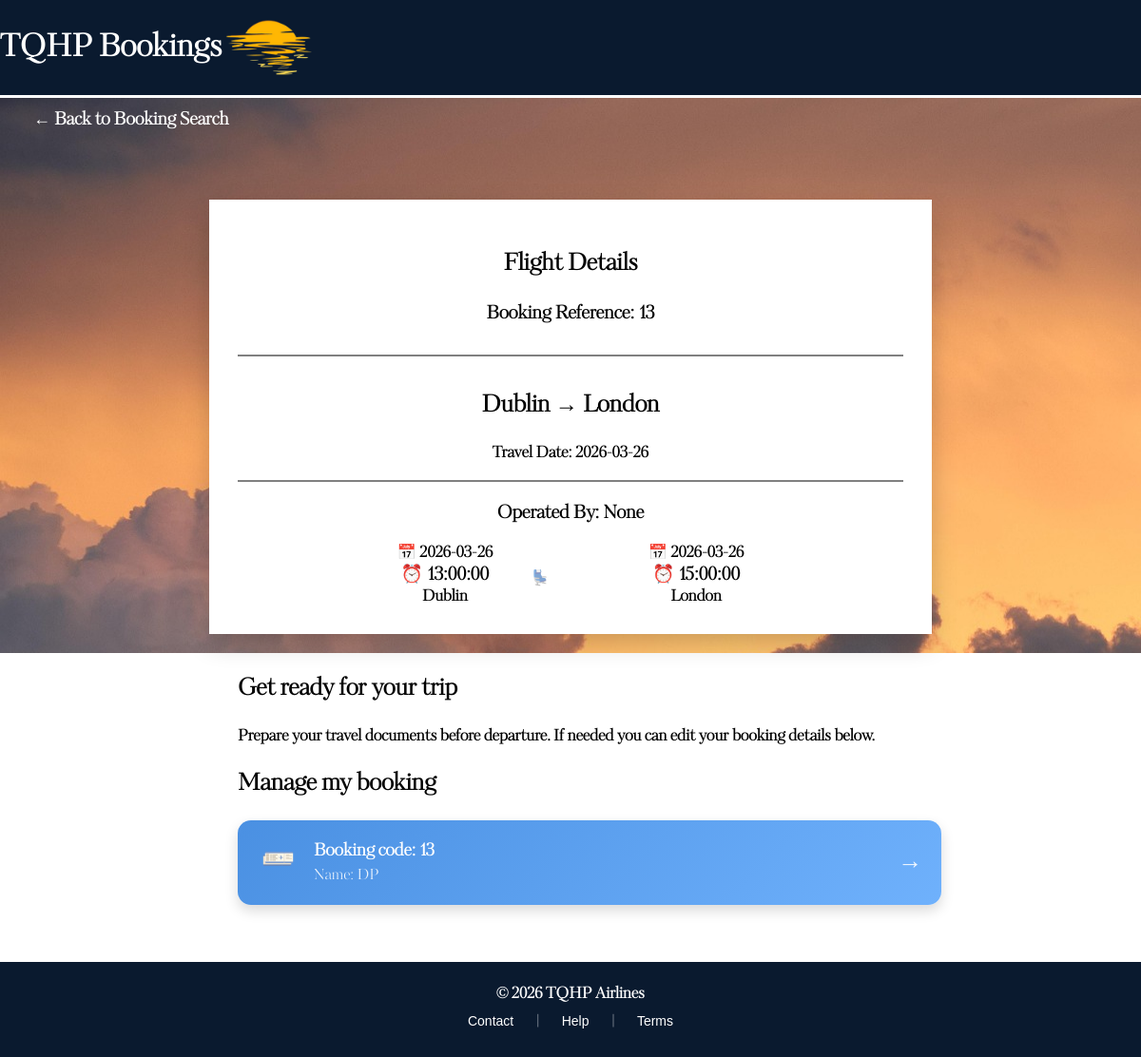
The app's page /showBooking/13/ with its own data.
### tables this page shows
CREATE TABLE Booking (
    bookingID INTEGER PRIMARY KEY AUTOINCREMENT,
    dateBooked TEXT NOT NULL,
    totalCost INTEGER NOT NULL,
    creditCardName TEXT NOT NULL,
    creditCardNumber TEXT NOT NULL,
    creditCardCvv TEXT NOT NULL,
    creditCardExpiry TEXT,
    customerID INTEGER NOT NULL,
    flightNumber INTEGER NOT NULL,
    seatID INTEGER,
    FOREIGN KEY (customerID) REFERENCES Customer(customerID),
    FOREIGN KEY (flightNumber) REFERENCES Flight(flightNumber)
);

CREATE TABLE Flight (
    flightNumber INTEGER PRIMARY KEY AUTOINCREMENT,
    departure TEXT NOT NULL,
    destination TEXT NOT NULL,
    departureDate TEXT NOT NULL,
    departureTime TEXT NOT NULL,
    arrivalDate TEXT NOT NULL,
    arrivalTime TEXT NOT NULL,
    numberSeats INTEGER NOT NULL,
    airlineID INTEGER,
    FOREIGN KEY (airlineID) REFERENCES Airline(airlineID)
);

CREATE TABLE Customer (
    customerID INTEGER PRIMARY KEY AUTOINCREMENT,
    customerName TEXT NOT NULL,
    customerAddress TEXT NOT NULL,
    customerEmail TEXT NOT NULL,
    customerPhoneNum TEXT NOT NULL
);

### app.py (the view, shortened to what this page needs)
@app.route("/showBooking/<int:bookingID>/", methods = ["GET"])
def showBooking(bookingID):
    conn = getDbConnection()
    booking = conn.execute("""
    SELECT
        Booking.bookingID,
        Seat.seatNumber,
        Customer.customerName,
        Customer.customerEmail,
        Flight.departure,
        Flight.departureDate,
        Flight.departureTime,
        Flight.destination,
        Flight.arrivalDate,
        Flight.arrivalTime,
        Airline.airlineName

    FROM Booking

    LEFT JOIN Customer ON Booking.customerID = Customer.customerID
    LEFT JOIN Flight ON Booking.flightNumber = Flight.flightNumber
    LEFT JOIN Airline ON Flight.airlineID = Airline.airlineID
    LEFT JOIN Seat ON Booking.seatID = Seat.seatID

    WHERE Booking.bookingID = ?

    """, (bookingID,)).fetchone()
    conn.close()
    print("DEBUG: booking =", booking)
    return render_template("showBooking.html", booking = booking)

### app.py (called while the page is built)
def getDbConnection():
    conn = sqlite3.connect("AirPlaneSystem.db")
    conn.row_factory = sqlite3.Row
    return conn

### templates/showBooking.html (shortened to what this page needs)
<!DOCTYPE html>
<html lang="en">
<head>
    <link rel="stylesheet" href="{{ url_for('static', filename='showBooking.css') }}">
</head>
<body>
<div id="top">
    <h1>TQHP Bookings</h1>
    <img id="logo" src="{{ url_for('static', filename='Images/sunset logo.png') }}">
</div>
<div id="main">
<div id="backButton">
<button onclick="location.href='/retrieveBooking'">
← Back to Booking Search
</button>
</div>
<div id="info">
<div id="info-header">
<h2>Flight Details</h2>
<h3>Booking Reference: {{ booking['bookingID'] }}</h3>
</div>
<div id="info-summary">
<h2>{{ booking['departure'] }} → {{ booking['destination'] }}</h2>
<p>Travel Date: {{ booking['departureDate'] }}</p>
</div>
<div id="info-detailed">
<div id="airlinedetails">
<h3>Operated By: {{ booking['airlineName'] }}</h3>
</div>
<div id="info-detailed-schedule">
<div id="departureDetails" class="details">
<h4>📅 {{ booking['departureDate'] }}</h4>
<h3>⏰ {{ booking['departureTime'] }}</h3>
<h4>{{ booking['departure'] }}</h4>
</div>
<div class="divider">
<br>
💺 Seat: {{ booking['seatNumber'] }}
</div>
<div id="arrivalDetails" class="details">
<h4>📅 {{ booking['arrivalDate'] }}</h4>
<h3>⏰ {{ booking['arrivalTime'] }}</h3>
<h4>{{ booking['destination'] }}</h4>
</div>
</div>
</div>
</div>
</div>
<div id="extra">
<div id="extra-info">
<h2>Get ready for your trip</h2>
<p>
Prepare your travel documents before departure.
If needed you can edit your booking details below.
</p>
<h2>Manage my booking</h2>
<a href="/editBooking/{{ booking['bookingID'] }}" id="bookingName" class="booking-card">
<div class="card-left">
<img class="ticket-icon"
src="{{ url_for('static', filename='Images/ticket.png') }}">
</div>
<div class="card-middle">
<span class="code">
Booking code: {{ booking['bookingID'] }}
</span>
<span class="name">
Name: {{ booking['customerName'] }}
</span>
</div>
<div class="card-right">
<span class="arrow">→</span>
</div>
</a>
</div>
</div>
<div class="bottom">
© 2026 TQHP Airlines
<br>
<div id="buttons">
    <button>Contact</button>
    <span class="divider">|</span>
    <button>Help</button>
    <span class="divider">|</span>
    <button onclick="location.href='/terms'">Terms</button>
</div>
</div>
</body>
</html>

### static/showBooking.css (style rules this page uses)
html, body { margin: 0; height: auto; width: 100%; font-family: 'KudryashevDisplay', sans-serif; font-weight:bold; }
#top { background: #0A1A2F; color: white; font-size:16px; display: flex; align-items: center; justify-content: flex-start; border-bottom: 3px solid white; height:20%; }
#logo { height: 100px; width: auto; }
#backButton { align-self: flex-start; margin-left: 20px; }
#backButton button { background: transparent; border: none; color: white; font-size: 18px; font-weight:bold; font-family: 'KudryashevDisplay', sans-serif; cursor: pointer; padding: 10px 15px; transition: all 0.2s ease; }
#main { display: flex; flex-direction: column; justify-content: center; align-items: center; font-weight:600px; background: url("/static/Images/sunsetHome.jpg"); }
#info { display: flex; flex-direction: column; justify-content: center; align-items: center; text-align: center; background: white; backdrop-filter: blur(4px); color: black; padding: 30px; width: 700px; box-shadow: 0 10px 25px rgba(0,0,0,0.2); position: relative; margin-top:60px; margin-bottom:20px; }
#info-header { border-bottom: 2px solid grey; width:100%; padding-bottom:10px; }
#info-summary { margin-top:15px; width:100%; border-bottom: 2px solid grey; }
#info-detailed-schedule { display: flex; flex-direction: row; }
.details h3, .details h4 { margin: -3px 0; }
#extra { width: 700px; margin: 20px auto 0 auto; text-align: center; }
#extra-info { text-align: left; }
.booking-card { width: 100%; background: linear-gradient(135deg, #4a90e2, #6fb1fc); border: none; border-radius: 14px; padding: 18px 20px; display: flex; align-items: center; justify-content: space-between; cursor: pointer; color: white; font-size: 1rem; font-weight: 500; text-decoration: none; box-shadow: 0 6px 14px rgba(0, 0, 0, 0.15); transition: transform 0.2s ease, box-shadow 0.2s ease; }
.card-left img.ticket-icon { width: 45px; height: 45px; }
.card-middle { flex-grow: 1; margin-left: 15px; text-align: left; }
.card-middle .code { font-size: 1.1rem; font-weight: 600; display: block; }
.card-middle .name { font-size: 0.95rem; opacity: 0.9; display: block; }
.card-right .arrow { font-size: 1.6rem; font-weight: bold; opacity: 0.9; transition: transform 0.2s ease; }
.arrow { font-size: 24px; }
.bottom { margin-top:60px; background:#0A1A2F; color: white; height:100px; display: flex; flex-direction: column; justify-content: center; align-items: center; text-align: center; }
#buttons button { background: transparent; border: none; color: white; font-size: 14px; cursor: pointer; padding: 8px 14px; transition: opacity 0.2s ease; }
.divider { color: white; opacity: 0.5; margin: 0 6px; }

### records on screen
Booking: bookingID "13"
Flight: departure "Dublin", destination "London", departureDate "2026-03-26", airlineName "None", departureTime "13:00:00", arrivalDate "2026-03-26", arrivalTime "15:00:00"
Customer: customerName "DP"
